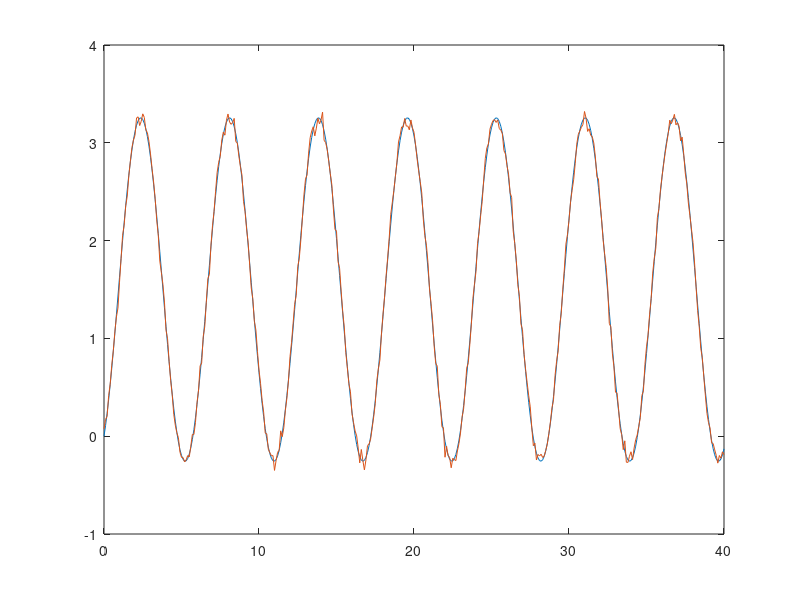

This chart was generated by the following MATLAB code: (Note: this script raises an error after producing the figure.)
clc;
clear all;

%% Model
num=[1 1.8];
den=[1 0 1.2];
Mytf=tf(num,den);
roots(num);
roots(den);
Ts=0.1;
t=0:Ts:40;
t=t';
len1=length(t);

%% generate data step response
y=step(Mytf,t);
ynoisy=y+0.05*randn(len1,1);
save dataTemp.mat t Ts y ynoisy;
figure(1)
plot(t,y,t,ynoisy)

%% generate data frequency response
freq = logspace(-1,1,50);
len2=length(freq);
[mag,phase] = bode(tf([1 0.2],[1 2 1 1]),freq);
data = frd(mag.*exp(1j*phase*pi/180),freq);

noise=0.05*randn(len2,1);
for i=1:len2
    Mymag(i)=mag(:,:,i);
    MyPhase(i)=phase(:,:,i);
    if i<len2-5
        magNoisy(i)=mag(:,:,i)+noise(i);
        PhaseNoisy(i)=phase(:,:,i)+100*noise(i);
    else
        magNoisy(i)=mag(:,:,i);
        PhaseNoisy(i)=phase(:,:,i);
    end
end

dataNoisy = frd(magNoisy.*exp(1j*PhaseNoisy*pi/180),freq);
save dataFreq.mat data dataNoisy;

figure(2)
bodeplot(data,'ob');
hold on;
bodeplot(dataNoisy,'xr');

figure(3)
subplot(2,1,1)
grid on;
loglog(freq,Mymag)
hold on;
loglog(freq,magNoisy)

subplot(2,1,2)
grid on;
semilogx(freq,PhaseNoisy)
hold on;
semilogx(freq,PhaseNoisy)
